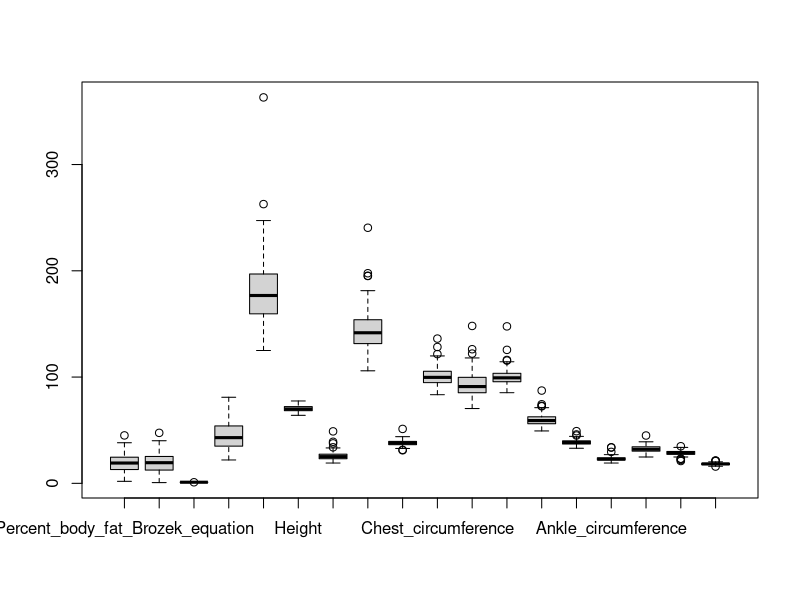
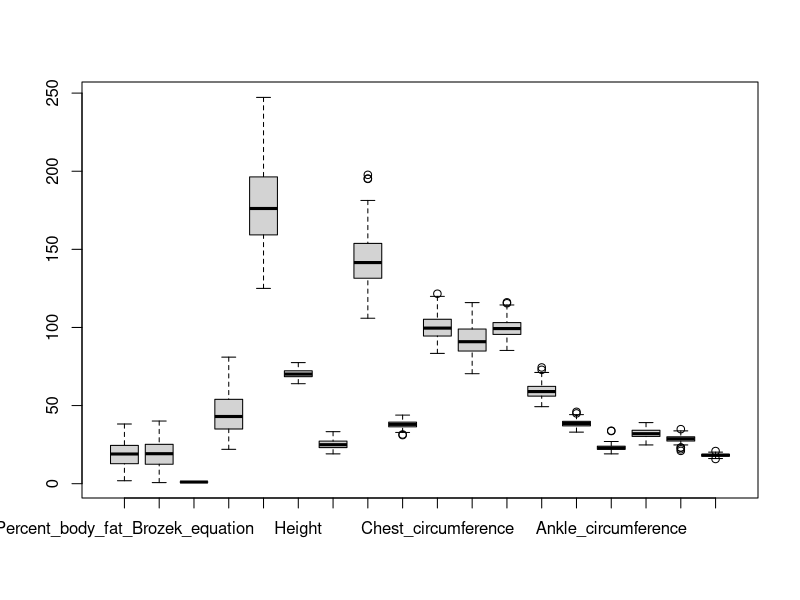
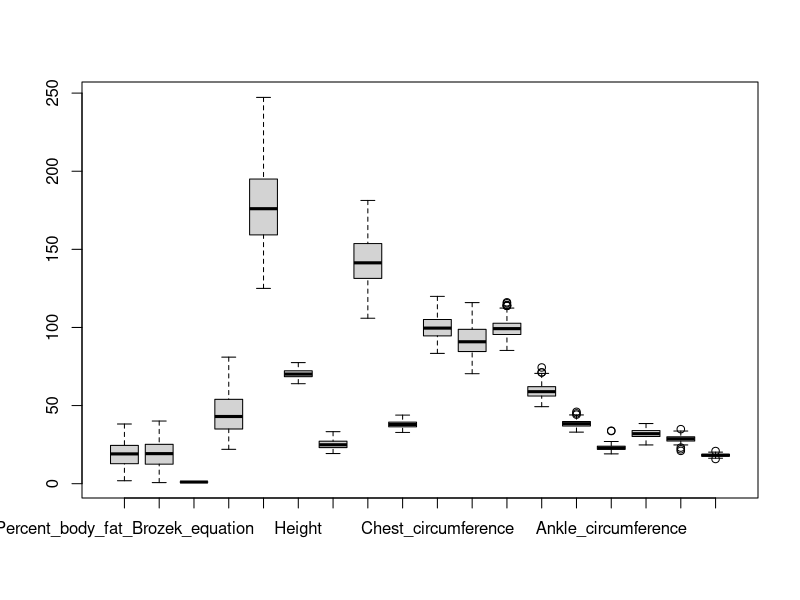
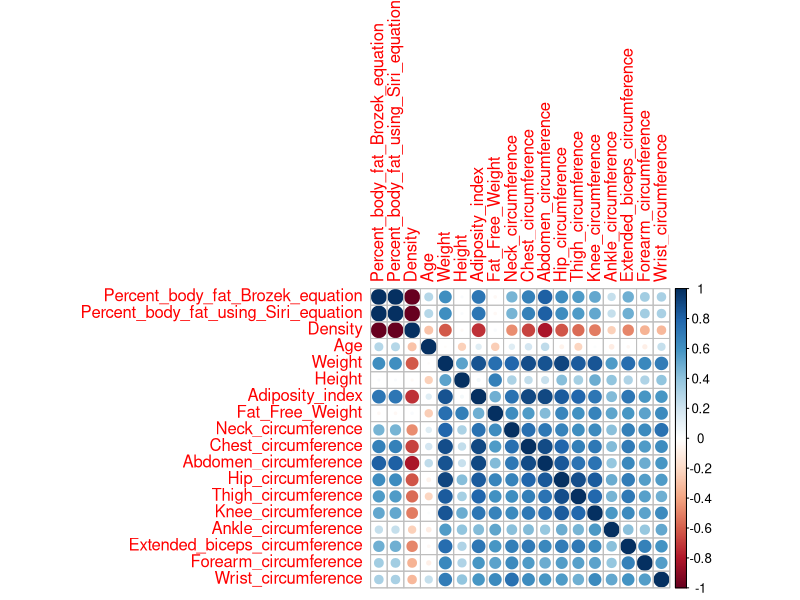
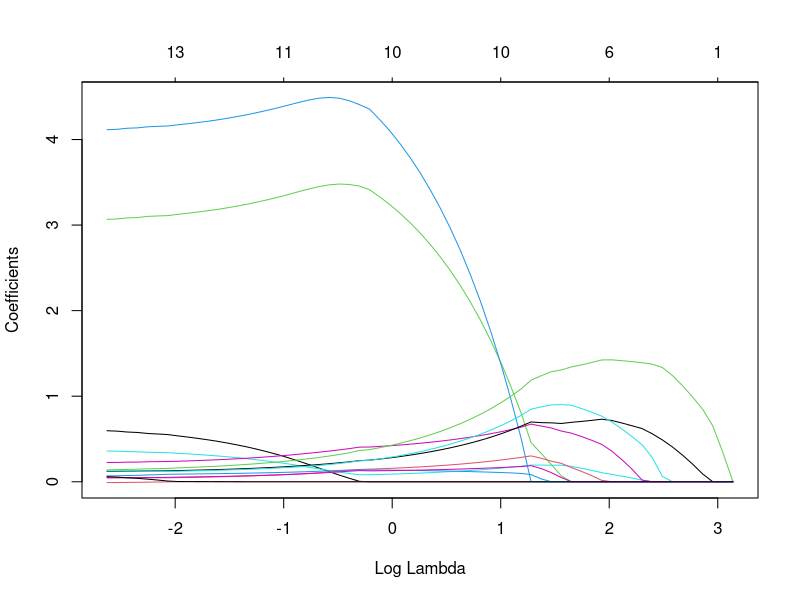
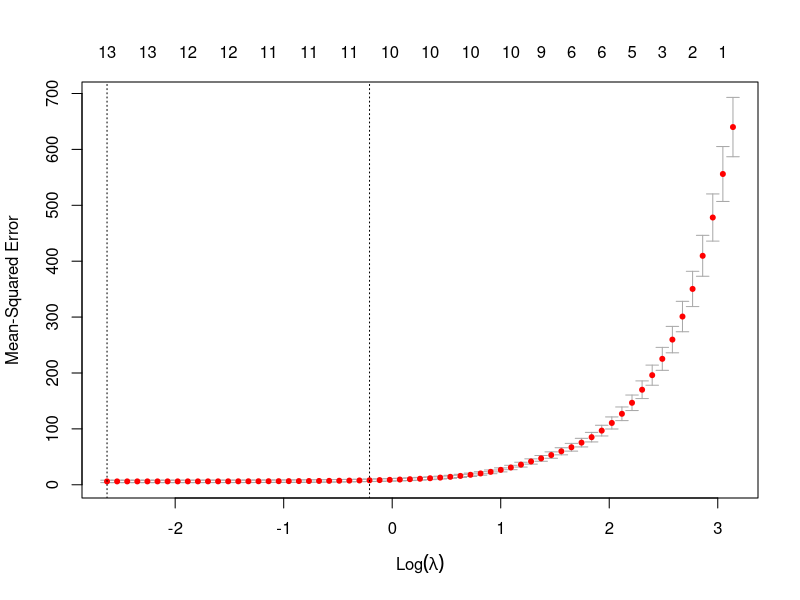

These figures' R source, in order: (Note: this script raises an error after producing the figures.)
rm(list=ls())
###Extraction et Analyse des donnes

tab = data.frame(read.table("FA.dat", sep = "", header = TRUE))
#suppression des données eronnées apprise grâce aux notes spéciales du jeu de donnée
tab = tab[-c(48, 76, 96,182),-1]
#modification d'une donnée par rapport aux notes spéciales du jeu de donnée
tab$Height[42] = 69.5

#Repérage de valeurs abérantes à enlever
boxplot(tab)
#pour la colonne Weight nous avons deux valeurs abérante à enlever
m = which(grepl(max(tab$Weight),tab$Weight))
tab = tab[-c(m),]
m = which(grepl(max(tab$Weight),tab$Weight))
tab = tab[-c(m),]
# pour la colonne Percent_body_fat_Brozek_equation nous avons 1 valeur abérrante
m = which(grepl(max(tab$Percent_body_fat_Brozek_equation),tab$Percent_body_fat_Brozek_equation))
tab = tab[-c(m),]
#cette valeur était aussi une valeur abérante pour Percent_body_fat_using_Siri_equation, Density, Adiposity_index, Abdomen_circumference
#pour Adiposity_index
m = which(grepl(max(tab$Adiposity_index),tab$Adiposity_index))
tab = tab[-c(m),]
boxplot(tab)
#pour Fat free Weight
m = which(grepl(max(tab$Fat_Free_Weight),tab$Fat_Free_Weight))
tab = tab[-c(m),]
m = which(grepl(max(tab$Fat_Free_Weight),tab$Fat_Free_Weight))
tab = tab[-c(m),]
m = which(grepl(max(tab$Fat_Free_Weight),tab$Fat_Free_Weight))
tab = tab[-c(m),]
# pour Neck_circumference
m = which(grepl(min(tab$Neck_circumference),tab$Neck_circumference))
tab = tab[-c(m),]
m = which(grepl(min(tab$Neck_circumference),tab$Neck_circumference))
tab = tab[-c(m),]
# pour Chest_circumference
m = which(grepl(max(tab$Chest_circumference),tab$Chest_circumference))
tab = tab[-c(m),]
boxplot(tab)


###R?gression
library(corrplot)
corrplot(cor(tab))

###pr?paration
library(glmnet)

tab2= tab[-5]
summary(tab$Weight)

Y= tab$Weight

x=as.matrix(data.frame(tab2))
n = dim(tab)[1]
tabSim = tab[setdiff(1:n,0:floor(n/10)),] 
tabTest = tab[0:floor(n/10),]
tabSim2= tabSim[-5]
Sim = as.matrix(data.frame(tabSim2))
##lasso

modlasso = glmnet(x, tab$Weight, alpha=1, family="gaussian")
plot(modlasso, xvar="lambda")
##attributes(modlasso)
##Les coefficients
coef(modlasso)[, 10]

##Crossvalidation
cvModlasso= cv.glmnet(x,y= Y, alpha=1)
plot(cvModlasso)

bestLambdaLasso = cvModlasso$lambda.min
##bestLambdaLasso
##[1] 0.8081123
modlasso2 = glmnet(Sim, tabSim$Weight, alpha=1, family="gaussian")
cvModlasso2= cv.glmnet(Sim,y= tabSim$Weight, alpha=1)
bestLambdaLasso2 = cvModlasso2$lambda.min
predictLass = predict(cvModlasso2, data.matrix(tabTest),s=c(bestLambdaLasso2),type="class")
plasso = prediction(predlasso$posterior[,2],spam)
perf4 = performance(p4,"tpr","fpr")
plot(perf4, col = "green")

##############################Ridge
modridge = glmnet(x, tab$Weight, alpha=0, family="gaussian")
plot(modridge, xvar="lambda")
##Coefficients
coef(modridge)[, 10]

##Crossvalidation
cvModridge= cv.glmnet(x,y= Y, alpha=0)
plot(cvModridge)

bestLambdaRidge = cvModlasso$lambda.min
##bestLambdaRidge
##[1]0.8081123


###################################Stepwise, forward, backward

library(MASS)
# Fit the full model 
  lmModel = lm(Weight~., data = tab)
# Stepwise regression model
stepModel = stepAIC(lmModel, direction = "both", trace = FALSE)
summary(stepModel)

# forward regression model
forwardModel = stepAIC(lmModel, direction = "forward", trace = FALSE)
summary(forwardModel)

# Stepwise regression model
backwardModel = stepAIC(lmModel, direction = "backward", trace = FALSE)
summary(backwardModel)

